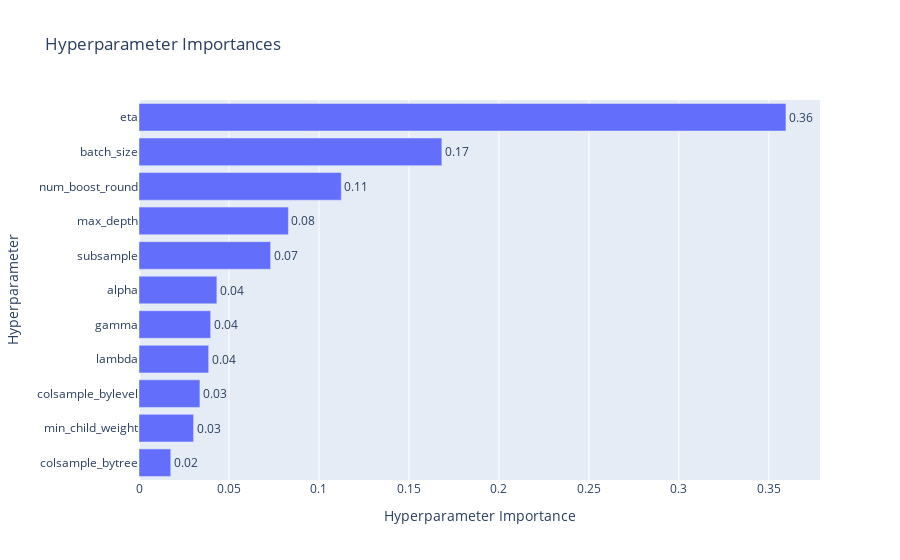

Notebook cell for this chart:
### Code cell
optuna.visualization.plot_param_importances(study)

### Figure 1 — Plotly figure (JSON) as saved in the notebook; plotly's stock layout.template omitted (floating-point values rounded to 4 significant figures)
{"data": [{"cliponaxis": false, "hovertemplate": ["colsample_bytree (FloatDistribution): 0.017644227123424085<extra></extra>", "min_child_weight (IntDistribution): 0.03033502512803974<extra></extra>", "colsample_bylevel (FloatDistribution): 0.033854420545038226<extra></extra>", "lambda (FloatDistribution): 0.03872099315741327<extra></extra>", "gamma (FloatDistribution): 0.03981657863632978<extra></extra>", "alpha (FloatDistribution): 0.043277425821546485<extra></extra>", "subsample (FloatDistribution): 0.07314565367546531<extra></extra>", "max_depth (IntDistribution): 0.08300716325770564<extra></extra>", "num_boost_round (IntDistribution): 0.11241861083281399<extra></extra>", "batch_size (IntDistribution): 0.16828426569157443<extra></extra>", "eta (FloatDistribution): 0.35949563613064883<extra></extra>"], "name": "Objective Value", "orientation": "h", "text": ["0.02", "0.03", "0.03", "0.04", "0.04", "0.04", "0.07", "0.08", "0.11", "0.17", "0.36"], "textposition": "outside", "type": "bar", "x": [0.01764, 0.03034, 0.03385, 0.03872, 0.03982, 0.04328, 0.07315, 0.08301, 0.1124, 0.1683, 0.3595], "y": ["colsample_bytree", "min_child_weight", "colsample_bylevel", "lambda", "gamma", "alpha", "subsample", "max_depth", "num_boost_round", "batch_size", "eta"]}], "layout": {"title": {"text": "Hyperparameter Importances"}, "xaxis": {"title": {"text": "Hyperparameter Importance"}}, "yaxis": {"title": {"text": "Hyperparameter"}}}}
